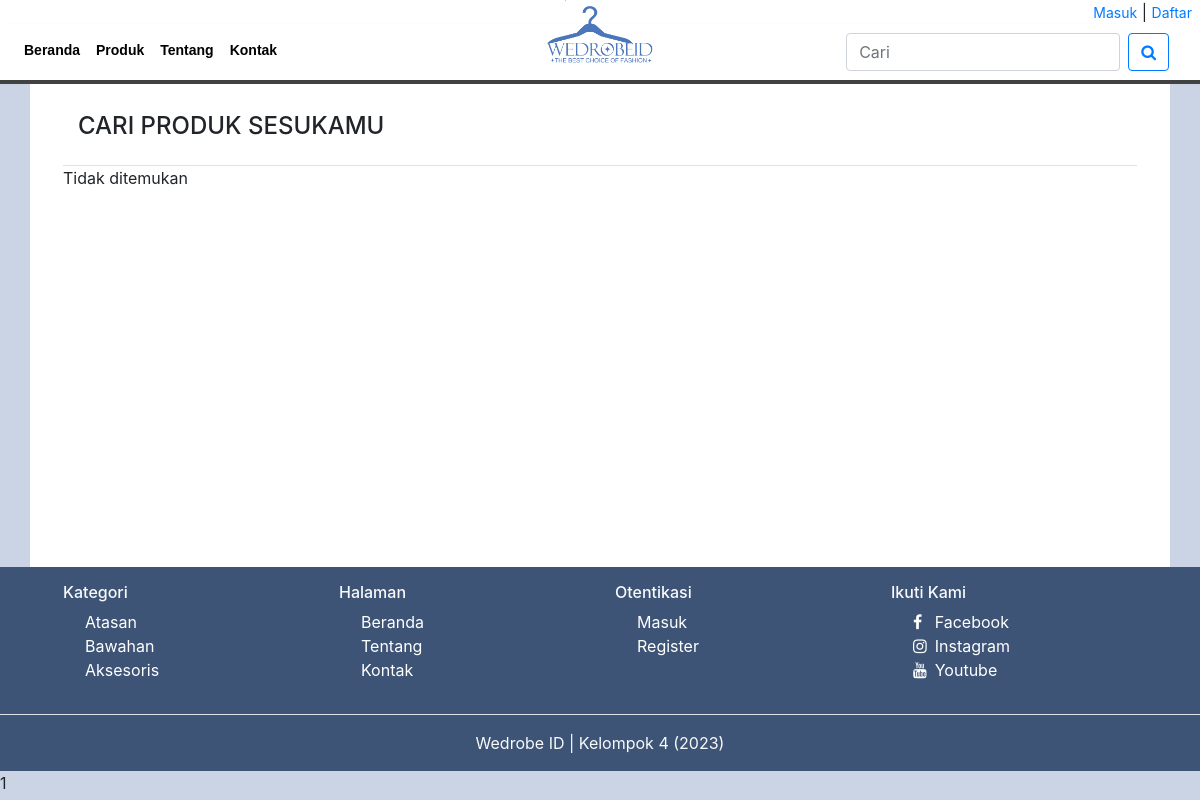
The app's page /user/produk.php/?kategori=Atasan, older data.
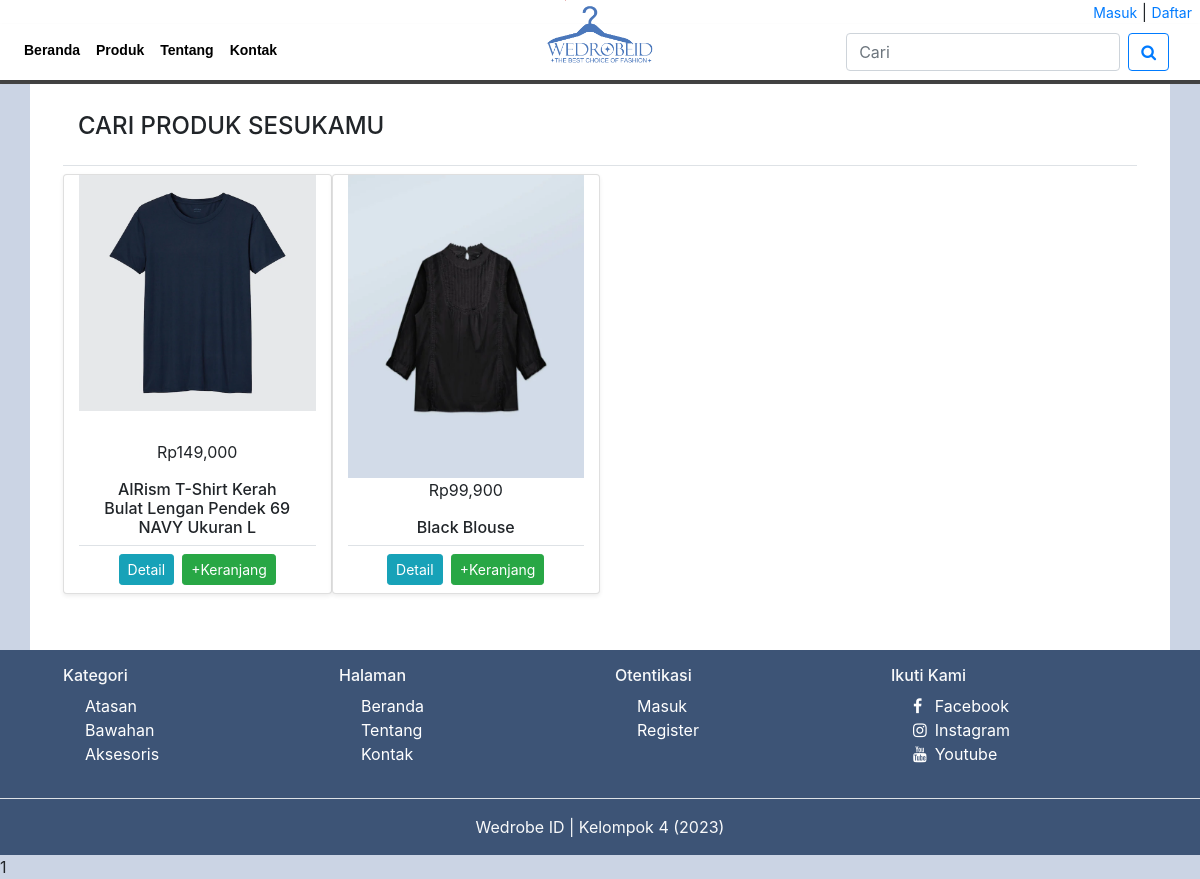
The same page, newer data.
### tables this page shows
CREATE TABLE `produk` (
  `id_produk` int(11) NOT NULL,
  `nama` varchar(191) NOT NULL,
  `harga` int(20) NOT NULL,
  `stok` int(11) NOT NULL,
  `gambar` varchar(191) NOT NULL,
  `kategori` varchar(50) NOT NULL,
  `deskripsi` text NOT NULL,
  `createat` datetime NOT NULL DEFAULT current_timestamp() ON UPDATE current_timestamp(),
  `updateat` datetime DEFAULT NULL
);

### function/produk.php (called while the page is built, shortened)
<?php
require 'koneksi.php';
function kategoriProduk($data)
{
    global $konek;
    $pd = mysqli_query($konek, "SELECT * FROM produk WHERE kategori='$data' ORDER BY id_produk DESC ");
    $produks = [];
    while ($produk = mysqli_fetch_object($pd)) {
        $produks[] = $produk;
    }
    return $produks;
}

### user/produk.php (the view, shortened to what this page needs)
<?php
require '../function/produk.php';
if (isset($_GET['kategori'])) {
    $produk =  kategoriProduk($_GET['kategori']);
} elseif (isset($_GET['cari'])) {
    $produk = cariProduk($_GET['cari']);
} else {
    $produk = produk()['produk'];
}
require 'templates/header.php';
?>
<div class="row mt-5">
    <div class="col py-3">
        <h4 class="text-uppercase">Cari produk sesukamu</h4>
    </div>
</div>
<div class="row border-top">
    <?php if (sizeof($produk) == 0)
        echo $_GET['cari'] . " Tidak ditemukan ";
    ?>
    <?php foreach ($produk as $value) : ?>
        <div class="col-sm-3 my-2 card shadow-sm bg-white">
            <div class="card-img" style=" height:50%;">
                <img src="<?= url ?>assets/images/produk/<?= $value->gambar ?>" class="img-fluid " style="width: 100%;" alt="...">
            </div>
            <div class="py-0 card-body d-flex align-items-center flex-column-reverse text-center border-bottom">
                <h6 class=""><?= $value->nama ?></h6>
                <p>Rp<?= number_format($value->harga, 0) ?></p>
            </div>
            <div class="d-flex justify-content-around p-2 w-75 m-auto">
                <a href="<?= url ?>user/detail.php/?id=<?= $value->id_produk ?>" class="btn btn-sm btn-info mr-1 ">Detail</a>
                <form method="POST" action="">
                    <button name="cart" class="btn btn-sm btn-<?php echo $value->stok > 0 ? 'success' : 'secondary'; ?>" <?php echo $value->stok > 0 ? '' : 'disabled'; ?>>
                            <?php echo $value->stok > 0 ? '+Keranjang' : 'Habis'; ?>
                        </button>
                </form>
            </div>
        </div>
    <?php endforeach; ?>
</div>
<?= require 'templates/footer.php'; ?>

### user/templates/header.php (shortened to what this page needs)
<!doctype html>
<html lang="en">
<head>
    <link rel="stylesheet" href="<?= url ?>assets/css/bootstrap.min.css">
    <link rel="stylesheet" href="<?= url ?>assets/font-awesome/css/font-awesome.min.css">
    <link rel="stylesheet" href="<?= url ?>assets/css/custom.css">
</head>
<div class="topbar fixed-top custom-bg3">
    <img src="<?= url ?>/assets/images/pages/logo.png" class="logo-pos">
    <?php if (isset($_SESSION['nama'])) : ?>
        <p class="text-right pr-2 custom-text1">
            <a href="<?= url ?>user/profil.php" class="custom-text1"><?= $_SESSION['nama'] ?></a> |
            <a class="custom-text1" href="<?= url ?>user/keluar.php">Keluar</a>
        </p>
    <?php else : ?>
        <p class="text-right pr-2 custom-text1">
            <a class="custom-text1" style="cursor: pointer" data-toggle="modal" data-target="#masuk">Masuk</a> |
            <a class="custom-text1" href="<?= url ?>user/daftar.php">Daftar</a>
        </p>
    <?php endif; ?>
    <nav class="navbar navbar-expand-lg shadow-sm ">
        <div class="collapse navbar-collapse" id="navbarNav">
            <ul class="navbar-nav navbar-main col-lg-6 col-md-12">
                <li class="nav-item">
                    <a class="nav-link custom-text1 custom-fzise" href="<?= url ?>user/index.php">Beranda </a>
                </li>
                <li class="nav-item">
                    <a class="nav-link custom-text1 custom-fzise" href="<?= url ?>user/produk.php">Produk</a>
                </li>
                <li class="nav-item">
                    <a class="nav-link custom-text1 custom-fzise" href="<?= url ?>user/tentang.php">Tentang</a>
                </li>
                <li class="nav-item">
                    <a class="nav-link custom-text1 custom-fzise" href="<?= url ?>user/kontak.php">Kontak</a>
                </li>
            </ul>
            <div class="cari col-6">
                <form class="form-inline float-right" action="<?= url ?>user/produk.php/?cari=">
                    <input name="cari" class="form-control mr-sm-2 " type="search" placeholder="Cari" aria-label="Search">
                    <button class="btn btn-outline-primary my-2 my-sm-0" type="submit"><i class="fa fa-search"></i></button>
                </form>
            </div>
        </div>
    </nav>
</div>
<body class="custom-bg1">
    <div class="container bg-white p-5 custom-container">

### user/templates/footer.php (shortened to what this page needs)
</div>
<footer>
    <div class="footer custom-bg2 text-light">
        <div class="row px-5 py-3 nomargin">
            <div class="col-sm ">
                <h6>Kategori</h6>
                <p class="foot-item ml-3">
                    <a href="<?= url ?>user/produk.php/?kategori=Atasan">Atasan</a><br>
                    <a href="<?= url ?>user/produk.php/?kategori=Bawahan">Bawahan</a><br>
                    <a href="<?= url ?>user/produk.php/?kategori=Aksesoris">Aksesoris</a><br>
                </p>
            </div>
            <div class="col-sm ">
                <h6>Halaman</h6>
                <p class="foot-item ml-3">
                    <a href="<?= url ?>user">Beranda</a><br>
                    <a href="<?= url ?>user/tentang.php">Tentang</a><br>
                    <a href="<?= url ?>user/kontak.php">Kontak</a><br>
                </p>
            </div>
            <div class="col-sm ">
                <h6>Otentikasi</h6>
                <p class="foot-item ml-3">
                    <a class="text-white" style="cursor: pointer" data-toggle="modal" data-target="#masuk">Masuk</a><br>
                    <a href="<?= url ?>user/daftar.php">Register</a><br>
                </p>
            </div>
            <div class="col-sm ">
                <h6 class="follow">Ikuti Kami</h6>
                <p class="foot-item ml-3">
                    <a href="http://www.facebook.com"><i class="fa fa-facebook mr-2"></i> Facebook</a><br>
                    <a href="http://www.instagram.com"><i class="fa fa-instagram mr-2"></i>Instagram</a><br>
                    <a href="http://www.youtube.com"><i class="fa fa-youtube mr-2"></i>Youtube</a><br>
                </p>
            </div>
        </div>
        <div class="row justify-content-center nomargin">
            <div class="text-center border-top w-100 py-3 custom-bg2">
                <span class="text-light ">
                    Wedrobe ID
                    | <?= author . " (" . date('Y') . ")" ?></span>
            </div>
        </div>
    </div>
</footer>
</body>
</html>

### assets/css/custom.css (style rules this page uses)
:root { --wedrobebg1: #CBD4E4; --wedrobebg2: #3D5476; --wedrobebg3: #FFF; }
* { margin: 0; padding: 0; }
.nomargin { margin: 0; }
.custom-bg1 { background-color: #CBD4E4; }
.custom-bg2 { background-color: #3D5476; }
.custom-bg3 { background-color: #FFF; }
.custom-fzise { font-weight: bold; font-family: sans-serif; }
.custom-container { min-height: calc(100vh - 233px); }
.logo-pos { height: 6rem; position: absolute; margin-left: 50%; transform: translateX(-50%); padding-bottom: 2rem; }
.navbar a { color: black; border-bottom: solid 3px #FFF; border-bottom-color: var(--wedrobebg3); }
.topbar { border-bottom: solid 0.3rem #444; }
.topbar p { margin-bottom: 0; }
.topbar a { text-decoration: none; font-size: 14px; }
.footer .foot-item a { padding: 5px; margin: 1px; border-radius: 2px; color: white; text-decoration: none; transition: all ease-in 250ms; }

Row changes from the older to the newer data that the page shows:
added produk: gambar (picture), nama "AIRism T-Shirt Kerah Bulat Lengan Pendek 69 NAVY Ukuran L", harga "149,000", stok "+Keranjang"
added produk: gambar (picture), nama "Black Blouse", harga "99,900", stok "+Keranjang"
Text that changed along with them:
text no longer shown: "Tidak ditemukan"
